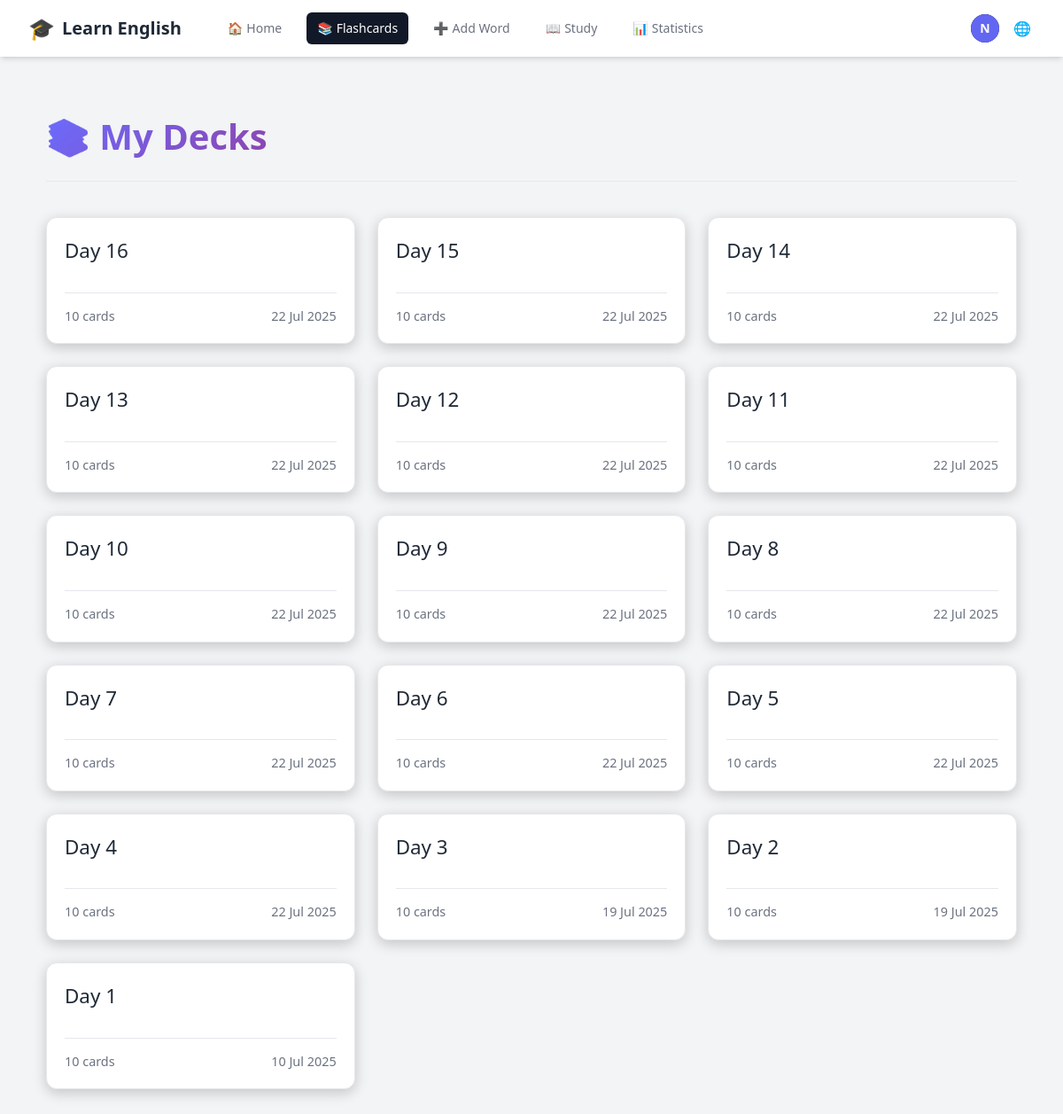
Page /en/decks/ (signed in) on the committed database.
### accounts/models.py (models this page shows, shortened)
class CustomUser(AbstractUser):
    email = models.EmailField(unique=True)
    username = None  # Remove username field
    USERNAME_FIELD = 'email'
    REQUIRED_FIELDS = []
    objects = CustomUserManager()

### vocabulary/models.py (models this page shows, shortened)
class Deck(models.Model):
    user = models.ForeignKey(settings.AUTH_USER_MODEL, on_delete=models.CASCADE, related_name='decks')
    name = models.CharField(max_length=255)
    created_at = models.DateTimeField(auto_now_add=True)
    class Meta:
        ordering = ['-created_at']
        unique_together = ['user', 'name']

### vocabulary/views.py (the view)
# urls.py: path('decks/', views.deck_list, name='deck_list'),
@login_required
def deck_list(request):
    decks = Deck.objects.filter(user=request.user).annotate(
        card_count=Count('flashcards')
    ).order_by('-created_at')
    context = {
        'decks': decks
    }
    return render(request, 'vocabulary/deck_list.html', context)

### vocabulary/templates/vocabulary/deck_list.html (shortened to what this page needs)
{% extends "base.html" %}
{% load i18n %}
{% block content %}
<div class="deck-list-page">
    <div class="page-header">
        <h1>📚 {{ manual_texts.my_decks }}</h1>
    </div>
    {% if decks %}
        <div class="deck-grid">
            {% for deck in decks %}
                <a href="{% url 'deck_detail' deck.id %}" class="deck-card">
                    <div>
                        <h2>{{ deck.name }}</h2>
                    </div>
                    <div class="deck-info">
                        <span>{{ deck.card_count }} {{ manual_texts.cards_text }}</span>
                        <span class="created-date">{{ deck.created_at|date:"d M Y" }}</span>
                    </div>
                </a>
            {% endfor %}
        </div>
    {% else %}
        <div class="no-decks">
            <h2>{{ manual_texts.no_decks_yet }}</h2>
            <p>{{ manual_texts.get_started_by }} <a href="{% url 'add_flashcard' %}">{{ manual_texts.adding_flashcards }}</a>!</p>
        </div>
    {% endif %}
</div>
{% endblock %}

### vocabulary/templates/base.html (shortened to what this page needs)
{% load i18n %}
{% load static %}
<!DOCTYPE html>
<html lang="{{ LANGUAGE_CODE }}">
  <head>
    <script src="https://cdn.tailwindcss.com"></script>
    <link rel="stylesheet" type="text/css" href="{% static 'css/main.css' %}">
    <link rel="stylesheet" href="https://cdnjs.cloudflare.com/ajax/libs/font-awesome/6.0.0-beta3/css/all.min.css">
  </head>
  <body class="bg-gray-100 dark:bg-gray-900">
    <nav class="bg-white dark:bg-gray-800 shadow-md">
        <div class="max-w-7xl mx-auto px-4 sm:px-6 lg:px-8">
            <div class="flex items-center justify-between h-16">
                <div class="flex items-center">
                    <a href="{% if user.is_authenticated %}{% url 'dashboard' %}{% else %}{% url 'account_login' %}{% endif %}" class="flex-shrink-0 flex items-center space-x-2">
                        <span class="text-2xl">🎓</span>
                        <span class="text-xl font-bold text-gray-800 dark:text-white">{{ manual_texts.learn_english }}</span>
                    </a>
                    <div class="hidden md:block">
                        <div class="ml-10 flex items-baseline space-x-4">
                            {% if user.is_authenticated %}
                                <a href="{% url 'dashboard' %}" class="{% if request.resolver_match.url_name == 'dashboard' %}bg-gray-900 text-white{% else %}text-gray-500 dark:text-gray-300 hover:bg-gray-700 hover:text-white{% endif %} px-3 py-2 rounded-md text-sm font-medium flex items-center space-x-1">
                                    <span class="nav-icon">🏠</span>
                                    <span>{{ manual_texts.home }}</span>
                                </a>
                                <a href="{% url 'deck_list' %}" class="{% if request.resolver_match.url_name == 'deck_list' or request.resolver_match.url_name == 'deck_detail' %}bg-gray-900 text-white{% else %}text-gray-500 dark:text-gray-300 hover:bg-gray-700 hover:text-white{% endif %} px-3 py-2 rounded-md text-sm font-medium flex items-center space-x-1">
                                    <span class="nav-icon">📚</span>
                                    <span>{{ manual_texts.flashcards }}</span>
                                </a>
                                <a href="{% url 'add_flashcard' %}" class="{% if request.resolver_match.url_name == 'add_flashcard' %}bg-gray-900 text-white{% else %}text-gray-500 dark:text-gray-300 hover:bg-gray-700 hover:text-white{% endif %} px-3 py-2 rounded-md text-sm font-medium flex items-center space-x-1">
                                    <span class="nav-icon">➕</span>
                                    <span>{{ manual_texts.add_word }}</span>
                                </a>
                                <a href="{% url 'study' %}" class="{% if request.resolver_match.url_name == 'study' %}bg-gray-900 text-white{% else %}text-gray-500 dark:text-gray-300 hover:bg-gray-700 hover:text-white{% endif %} px-3 py-2 rounded-md text-sm font-medium flex items-center space-x-1">
                                    <span class="nav-icon">📖</span>
                                    <span>{{ manual_texts.study }}</span>
                                </a>
                                <a href="{% url 'statistics' %}" class="{% if request.resolver_match.url_name == 'statistics' %}bg-gray-900 text-white{% else %}text-gray-500 dark:text-gray-300 hover:bg-gray-700 hover:text-white{% endif %} px-3 py-2 rounded-md text-sm font-medium flex items-center space-x-1">
                                    <span class="nav-icon">📊</span>
                                    <span>{{ manual_texts.statistics }}</span>
                                </a>
                            {% endif %}
                        </div>
                    </div>
                </div>
                <div class="hidden md:block">
                    <div class="ml-4 flex items-center md:ml-6">
                        {% if user.is_authenticated %}
                            <div class="ml-3 relative">
                                <div>
                                    <button type="button" id="user-toggle" class="max-w-xs bg-gray-800 rounded-full flex items-center text-sm focus:outline-none focus:ring-2 focus:ring-offset-2 focus:ring-offset-gray-800 focus:ring-white" aria-expanded="false" aria-haspopup="true">
                                        <div class="h-8 w-8 rounded-full bg-indigo-500 flex items-center justify-center text-white font-bold">
                                            {{ user.email|slice:":1"|upper }}
                                        </div>
                                    </button>
                                </div>
                            </div>
                        {% endif %}
                        <div class="ml-3 relative">
                            <div>
                                <button type="button" id="lang-toggle" class="bg-white dark:bg-gray-800 p-1 rounded-full text-gray-400 dark:text-gray-300 hover:text-gray-500 dark:hover:text-white focus:outline-none focus:ring-2 focus:ring-offset-2 focus:ring-offset-gray-800 focus:ring-white">
                                    <span class="nav-icon">🌐</span>
                                </button>
                            </div>
                        </div>
                    </div>
                </div>
            </div>
        </div>
    </nav>
    <main class="py-10">
      <div class="max-w-7xl mx-auto px-4 sm:px-6 lg:px-8">
        {% block content %}{% endblock %}
      </div>
    </main>
  </body>
</html>

### static/css/main.css (style rules this page uses)
* { margin: 0; padding: 0; box-sizing: border-box; }
body { background: #18182f; color: #fff; font-family: "Segoe UI", Tahoma, Geneva, Verdana, sans-serif; line-height: 1.6; min-height: 100vh; }
.page-header { text-align: left; margin-bottom: 30px; padding-bottom: 20px; border-bottom: 1px solid var(--border-color); display: flex; justify-content: space-between; align-items: center; }
.page-header h1 { font-size: 2.2em; font-weight: 700; color: var(--text-main); }

### vocabulary/templates/base.html (style rules this page uses)
:root { --primary-color: #6a6cff; --primary-color-dark: #5859d8; --background-main: #f3f4f6; --background-secondary: #ffffff; --background-light: #ffffff; --text-main: #1f2937; --text-muted: #6b7280; --border-color: #e5e7eb; --card-background: var(--background-secondary); --card-border-color: var(--border-color); --card-text-main: var(--text-main); --card-text-muted: var(--text-muted); --card-shadow: 0 1px 3px 0 rgba(0, 0, 0, 0.1), 0 1px 2px 0 rgba(0, 0, 0, 0.06); --card-shadow-hover: 0 4px 6px -1px rgba(0, 0, 0, 0.1), 0 2px 4px -1px rgba(0, 0, 0, 0.06); }

### vocabulary/templates/vocabulary/deck_list.html (style rules this page uses)
.deck-list-page { max-width: 1200px; margin: 20px auto; padding: 0 20px; }
.page-header { text-align: center; margin-bottom: 40px; padding-bottom: 20px; border-bottom: 1px solid var(--border-color); }
.page-header h1 { font-size: 2.5em; font-weight: 700; background: linear-gradient(135deg, var(--primary-color), #8e44ad); -webkit-background-clip: text; -webkit-text-fill-color: transparent; }
.deck-grid { display: grid; grid-template-columns: repeat(auto-fill, minmax(280px, 1fr)); gap: 25px; }
.deck-card { background-color: var(--card-background); border: 1px solid var(--card-border-color); border-radius: 12px; padding: 20px; display: flex; flex-direction: column; justify-content: space-between; transition: all 0.3s ease; text-decoration: none; color: var(--card-text-main); box-shadow: 0 4px 15px rgba(0, 0, 0, 0.2); }
.deck-card h2 { font-size: 1.4em; margin-bottom: 10px; word-break: break-word; }
.deck-info { display: flex; justify-content: space-between; align-items: center; margin-top: 20px; padding-top: 15px; border-top: 1px solid var(--card-border-color); font-size: 0.9em; color: var(--card-text-muted); }

### rows in the picture
CustomUser: email "N"
Deck: name "Day 16", card_count "10", cards_text "cards", created_at "22 Jul 2025"
Deck: name "Day 15", card_count "10", cards_text "cards", created_at "22 Jul 2025"
Deck: name "Day 14", card_count "10", cards_text "cards", created_at "22 Jul 2025"
Deck: name "Day 13", card_count "10", cards_text "cards", created_at "22 Jul 2025"
Deck: name "Day 12", card_count "10", cards_text "cards", created_at "22 Jul 2025"
Deck: name "Day 11", card_count "10", cards_text "cards", created_at "22 Jul 2025"
Deck: name "Day 10", card_count "10", cards_text "cards", created_at "22 Jul 2025"
Deck: name "Day 9", card_count "10", cards_text "cards", created_at "22 Jul 2025"
Deck: name "Day 8", card_count "10", cards_text "cards", created_at "22 Jul 2025"
Deck: name "Day 7", card_count "10", cards_text "cards", created_at "22 Jul 2025"
Deck: name "Day 6", card_count "10", cards_text "cards", created_at "22 Jul 2025"
Deck: name "Day 5", card_count "10", cards_text "cards", created_at "22 Jul 2025"
Deck: name "Day 4", card_count "10", cards_text "cards", created_at "22 Jul 2025"
Deck: name "Day 3", card_count "10", cards_text "cards", created_at "19 Jul 2025"
Deck: name "Day 2", card_count "10", cards_text "cards", created_at "19 Jul 2025"
Deck: name "Day 1", card_count "10", cards_text "cards", created_at "10 Jul 2025"

### other values in the picture
{{ manual_texts.learn_english }} "Learn English"
{{ manual_texts.home }} "Home"
{{ manual_texts.flashcards }} "Flashcards"
{{ manual_texts.add_word }} "Add Word"
{{ manual_texts.study }} "Study"
{{ manual_texts.statistics }} "Statistics"
{{ manual_texts.my_decks }} "My Decks"
